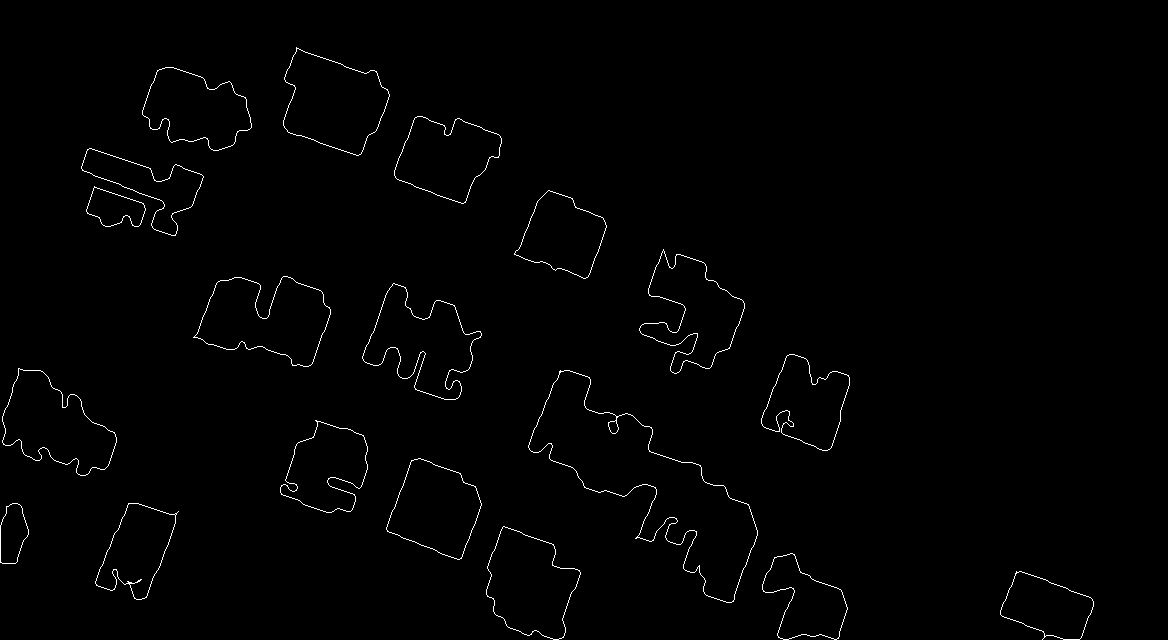
#> input picture Sheet04/data/img_mosaic_snake.png, 1168 x 640 px
$ python 03_vectorization.py
#> lines starting #> are read from the running program, lines starting #| are printed output that depends on the picture; after the words box and inside, x2 and y2 are one past the last pixel; in counts of white or black regions, pixels touching at a corner belong together
import numpy as np
import cv2
import skimage
import scipy
import time
import matplotlib.pyplot as plt

np.set_printoptions(suppress=True)

# - - - - - - - - - - - - - - - - - - - - - - - - - - - - - - - - - - - - - -
viz = True
uav_file = 'data/img_mosaic.tif'
snake_file = 'data/img_mosaic_snake.png'
min_area = 1           # ignore tiny blobs
approx_epsilon = 4.0     # simplification for noisy contours
line_threshold = 15
min_line_length = 15
max_line_gap = 20

def viz_image(img: np.ndarray):
    cv2.imshow('', img)
    cv2.waitKey(0)
    cv2.destroyAllWindows()

def contours(mask: np.ndarray):
    cont, _ = cv2.findContours(mask, cv2.RETR_EXTERNAL, cv2.CHAIN_APPROX_NONE)
    clean = np.zeros_like(mask)

    valid_contours = []
    for c in cont:
        area = cv2.contourArea(c)
        if area >= min_area:
            valid_contours.append(c)
            cv2.drawContours(clean, [c], -1, 255, thickness=-1)
    # reshaping
    cont_list = []
    for cont in valid_contours:
        cont = np.array(cont)
        cont = cont.reshape(-1, 2)
        cont_list.append(cont)
    return cont_list

def mask_from_contours(cont: list, img_shape):
    mask = np.zeros(shape=img_shape)
    for c in cont:
        for pt in c:
            x, y = pt
            mask[y,x] = 255
    return mask


def polygons(cont: list, mask: np.ndarray):
    approx_polys = []
    for cont in cont:
        cont_for_cv = cont.reshape((-1, 1, 2)).astype(np.float32)
        perimeter = cv2.arcLength(cont_for_cv, True)
        eps = max(1.0, 0.005 * perimeter)  # adaptive threshold, clamp to avoid zero
        simplified = cv2.approxPolyDP(cont_for_cv, eps, True).astype(np.int32)
        approx_polys.append(simplified)
    poly_mask = np.zeros_like(mask)
    cv2.drawContours(poly_mask, approx_polys, -1, 255, thickness=-1)

    return poly_mask, approx_polys


# read uav file
uav_img = cv2.imread(uav_file)

# read snake mask
snake_img = cv2.imread(snake_file)
#> snake_img is the input picture: shape (640, 1168, 3); 0.92% white in thin lines or dots, all inside (x1, y1, x2, y2) = (0, 47, 1094, 640)
snake_mask = cv2.cvtColor(snake_img, cv2.COLOR_BGR2GRAY)

# filtering
snake_mask = cv2.morphologyEx(snake_mask, cv2.MORPH_CLOSE, (7,7))
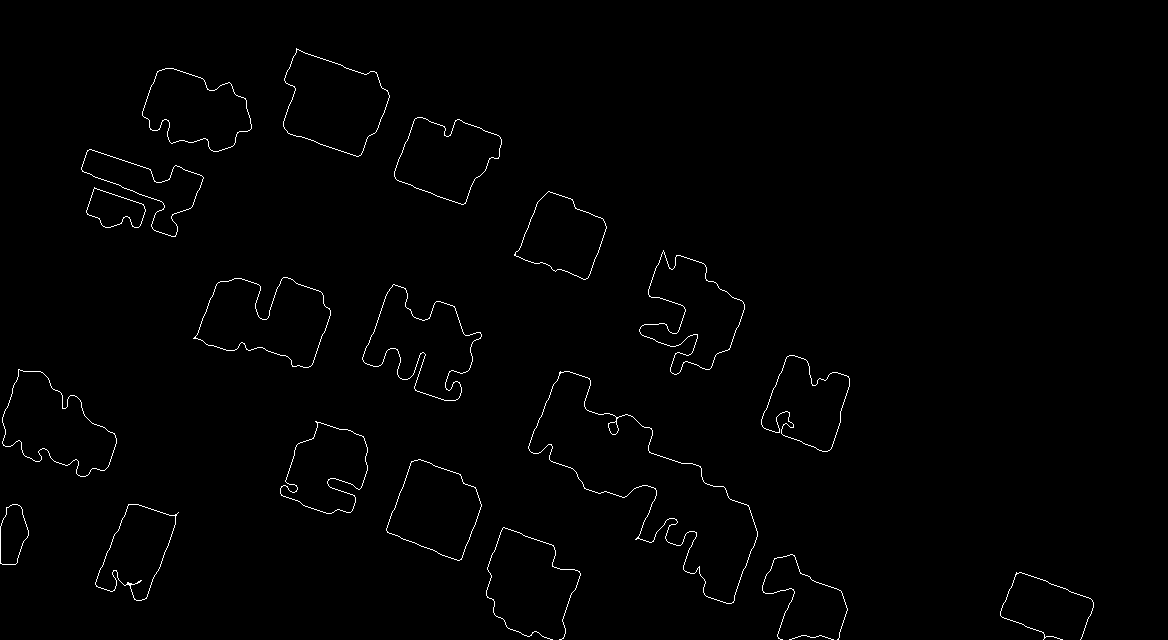
#> snake_mask: shape (640, 1168); 0.91% white in thin lines or dots, all inside (x1, y1, x2, y2) = (0, 48, 1094, 640)
if False:
    viz_image(snake_mask)

# find contours
snake_cont = contours(snake_mask)
#> in contours, `cont, _ = cv2.findContours(mask, cv2.RETR_EXTERNAL, cv2.CHAIN_APPROX_N..`: cont = 20 contours, 4 with area under 20; largest, box (x1, y1, x2, y2) and area: (528, 371, 758, 604) 18192, (193, 277, 331, 368) 7764, (283, 48, 390, 157) 7525, (362, 284, 482, 401) 6946, (2, 369, 117, 477) 6910
#> the loop in contours, `for c in cont:` made 20 passes
#> area on passes 5 to 16: 4491.5, 1242.5, 6189, 5189.5, 18192, 6909.5, 5078.5, 6946, 7763.5, 6375.5, 4910, 1460.5
#> after the loop in contours, `for c in cont:`:
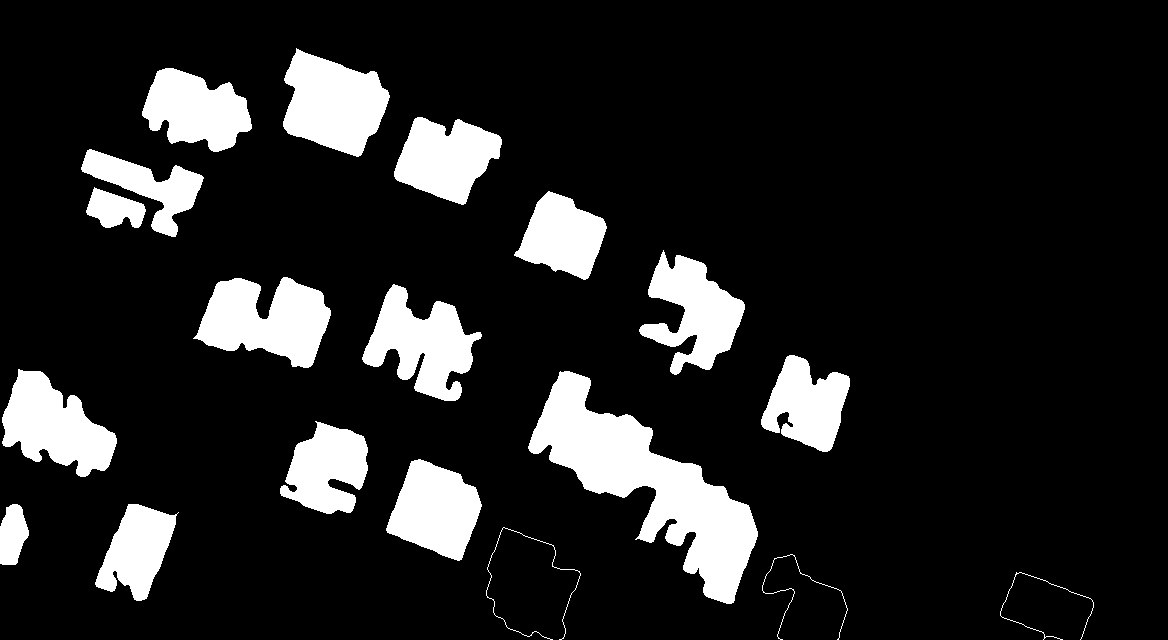
#> clean: shape (640, 1168); 13.6% white; 19 white regions
#> after the loop in contours, `for c in cont:`: valid_contours = 19 contours, 3 with area under 20; largest, box (x1, y1, x2, y2) and area: (528, 371, 758, 604) 18192, (193, 277, 331, 368) 7764, (283, 48, 390, 157) 7525, (362, 284, 482, 401) 6946, (2, 369, 117, 477) 6910
#> the loop in contours, `for cont in valid_contours:` made 19 passes
#> after the loop in contours, `for cont in valid_contours:`: cont_list = 19 items
#> snake_cont = 19 items
snake_cont_mask = mask_from_contours(snake_cont, snake_mask.shape)
#> the loop in mask_from_contours, `for c in cont:` made 19 passes
print(len(snake_cont))
#| 19
if True:
    viz_image(snake_cont_mask)

# polygon
poly_mask, poly_list = polygons(snake_cont, snake_cont_mask)
#> the loop in polygons, `for cont in cont:` made 19 passes
#> (perimeter, eps) on passes 1 to 12: (517, 2.59), (556.7, 2.78), (736.9, 3.68), (349.8, 1.75), (156.7, 1), (329.9, 1.65), (412.4, 2.06), (996.7, 4.98), (450.7, 2.25), (406.8, 2.03), (587, 2.94), (481.5, 2.41)
#> after the loop in polygons, `for cont in cont:`: approx_polys = 19 contours; largest, box (x1, y1, x2, y2) and area: (529, 371, 758, 603) 18333, (193, 277, 331, 368) 7755, (283, 48, 390, 157) 7585, (2, 369, 117, 477) 6908, (363, 284, 481, 401) 6855
#> in polygons, `cv2.drawContours(poly_mask, approx_polys, -1, 255, thickness=-1)`:
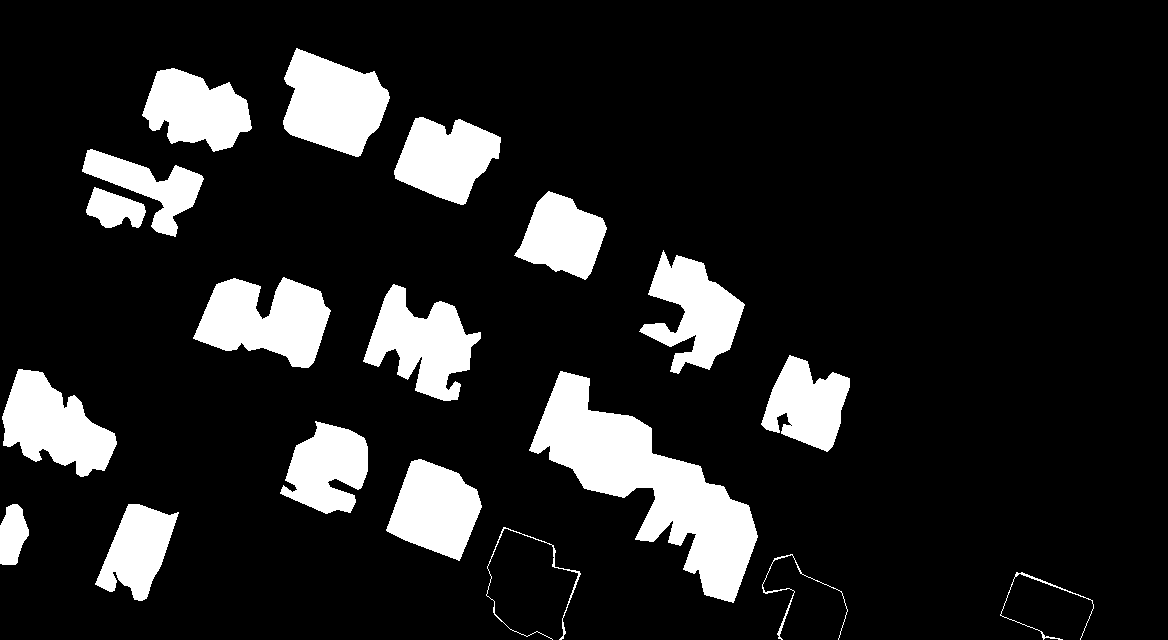
#> poly_mask: shape (640, 1168) float64; 13.6% white; 19 white regions
#> poly_list has the same summary as approx_polys in polygons

if False:
    viz_image(poly_mask)

def extract_long_lines(mask: np.ndarray,
                       threshold: int = line_threshold,
                       min_length: int = min_line_length,
                       max_gap: int = max_line_gap):
    mask_u8 = mask.astype(np.uint8)
    line_mask = np.zeros_like(mask_u8)
    lines = cv2.HoughLinesP(mask_u8, 1, np.pi / 180,
                            threshold=threshold,
                            minLineLength=min_length,
                            maxLineGap=max_gap)
    if lines is not None:
        for (x1, y1, x2, y2) in lines[:, 0]:
            cv2.line(line_mask, (x1, y1), (x2, y2), 255, 1)
    return line_mask, lines

line_mask, lines = extract_long_lines(snake_cont_mask)
#> in extract_long_lines, `lines = cv2.HoughLinesP(mask_u8, 1, np.pi / 180, threshold=threshold, ..`: lines = 291 rows, first 6: [1021, 572, 1091, 599], [287, 131, 357, 156], [95, 584, 128, 504], [386, 530, 457, 560], [529, 445, 575, 471], [460, 203, 501, 140]
#> the loop in extract_long_lines, `for (x1, y1, x2, y2) in lines[:, 0]:` made 291 passes
#> after the loop in extract_long_lines, `for (x1, y1, x2, y2) in lines[:, 0]:`:
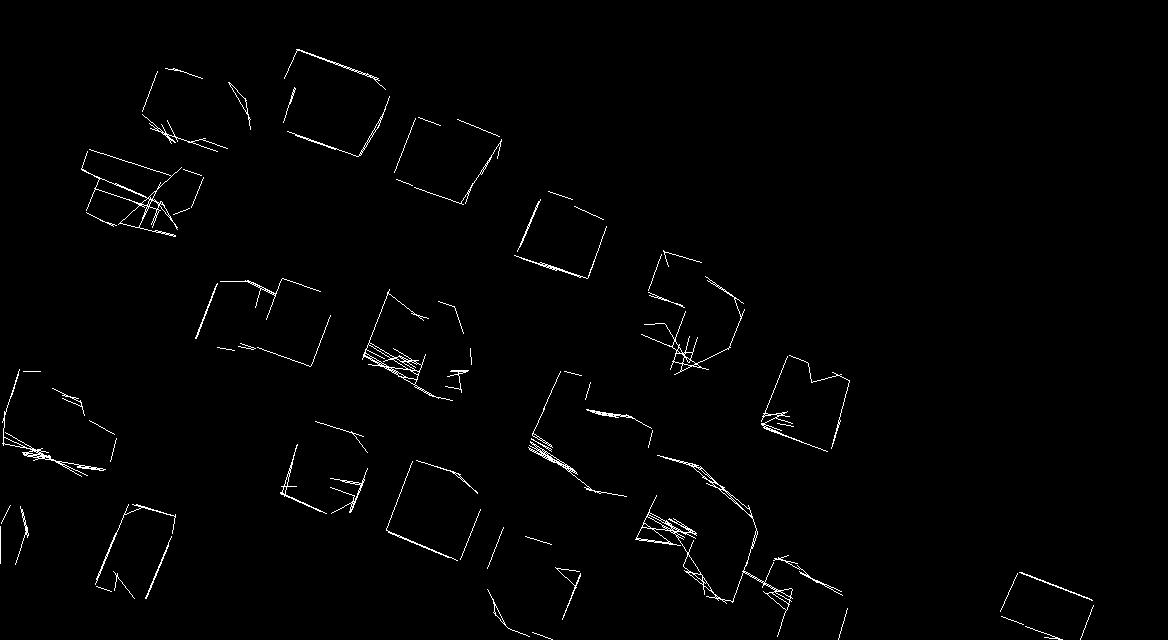
#> line_mask: shape (640, 1168); 1.2% white in thin lines or dots, all inside (x1, y1, x2, y2) = (0, 49, 1094, 640)
if lines is not None:
    print(f'found {len(lines)} line segments >= {min_line_length}px')
#| found 291 line segments >= 15px
else:
    print('no line segments detected')
if True:
    viz_image(line_mask)
